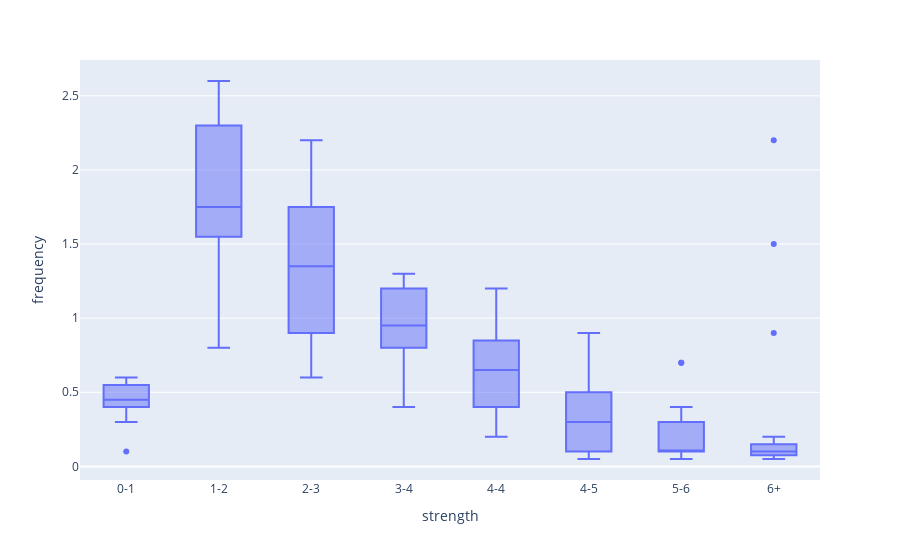

The code cell stored with this chart in its notebook:
### Markdown cell above
### 3.3 Using The New Package
Finally, it's time to use the newly installed package! Pick a dataset from the [data package](https://plotly.com/python-api-reference/generated/plotly.data.html) that is a part of Plotly. 


### 3.3.1 (10 points):

Create a graph using one of these datasets. You can use the documentation for inspiration, but try to change the variables around so you get to really experience the package! Make sure to include titles and axis labels!

### Code cell
import plotly.express as px 

windDf = px.data.wind()

windDir = windDf['direction']
windStr = windDf['strength']
windFreq = windDf['frequency']

fig = px.box(windDf, x=windStr, y=windFreq)

fig.show()

### Figure 1 — Plotly figure (JSON) as saved in the notebook; plotly's stock layout.template omitted (floating-point values rounded to 4 significant figures)
{"data": [{"alignmentgroup": "True", "hovertemplate": "strength=%{x}<br>frequency=%{y}<extra></extra>", "legendgroup": "", "marker": {"color": "#636efa"}, "name": "", "notched": false, "offsetgroup": "", "orientation": "v", "showlegend": false, "type": "box", "x": ["0-1", "0-1", "0-1", "0-1", "0-1", "0-1", "0-1", "0-1", "0-1", "0-1", "0-1", "0-1", "0-1", "0-1", "0-1", "0-1", "1-2", "1-2", "1-2", "1-2", "1-2", "1-2", "1-2", "1-2", "1-2", "1-2", "1-2", "1-2", "1-2", "1-2", "1-2", "1-2", "2-3", "2-3", "2-3", "2-3", "2-3", "2-3", "2-3", "2-3", "2-3", "2-3", "2-3", "2-3", "2-3", "2-3", "2-3", "2-3", "3-4", "3-4", "3-4", "3-4", "3-4", "3-4", "3-4", "3-4", "3-4", "3-4", "3-4", "3-4", "3-4", "3-4", "3-4", "3-4", "4-4", "4-4", "4-4", "4-4", "4-4", "4-4", "4-4", "4-4", "4-4", "4-4", "4-4", "4-4", "4-4", "4-4", "4-4", "4-4", "4-5", "4-5", "4-5", "4-5", "4-5", "4-5", "4-5", "4-5", "4-5", "4-5", "4-5", "4-5", "4-5", "4-5", "4-5", "4-5", "5-6", "5-6", "5-6", "5-6", "5-6", "5-6", "5-6", "5-6", "5-6", "5-6", "5-6", "5-6", "5-6", "5-6", "5-6", "5-6", "6+", "6+", "6+", "6+", "6+", "6+", "6+", "6+", "6+", "6+", "6+", "6+", "6+", "6+", "6+", "6+"], "x0": " ", "xaxis": "x", "y": [0.5, 0.6, 0.5, 0.4, 0.4, 0.3, 0.4, 0.4, 0.6, 0.4, 0.5, 0.6, 0.6, 0.5, 0.4, 0.1, 1.6, 1.8, 1.5, 1.6, 1.6, 1.2, 1.5, 1.7, 2.2, 2, 2.3, 2.4, 2.3, 2.6, 2.3, 0.8, 0.9, 1.3, 1.6, 0.9, 1, 0.6, 0.6, 0.9, 1.4, 1.7, 1.9, 2.2, 1.8, 1.7, 1.8, 0.8, 0.9, 0.8, 1.2, 1, 0.8, 0.4, 0.5, 0.5, 0.8, 0.9, 1.3, 1.1, 1.2, 1.2, 1.3, 1, 0.4, 0.5, 1.2, 0.5, 0.4, 0.2, 0.4, 0.4, 0.7, 0.6, 0.7, 0.8, 0.9, 1, 1, 0.7, 0.3, 0.3, 0.6, 0.2, 0.1, 0.1, 0.05, 0.1, 0.1, 0.2, 0.3, 0.4, 0.9, 0.9, 0.9, 0.3, 0.2, 0.1, 0.1, 0.1, 0.1, 0.1, 0.05, 0.05, 0.1, 0.05, 0.2, 0.2, 0.4, 0.7, 0.7, 0.4, 0.1, 0.1, 0.1, 0.1, 0.1, 0.05, 0.05, 0.05, 0.05, 0.1, 0.1, 0.1, 0.9, 2.2, 1.5, 0.2], "y0": " ", "yaxis": "y"}], "layout": {"boxmode": "group", "legend": {"tracegroupgap": 0}, "margin": {"t": 60}, "xaxis": {"anchor": "y", "domain": [0, 1], "title": {"text": "strength"}}, "yaxis": {"anchor": "x", "domain": [0, 1], "title": {"text": "frequency"}}}}
